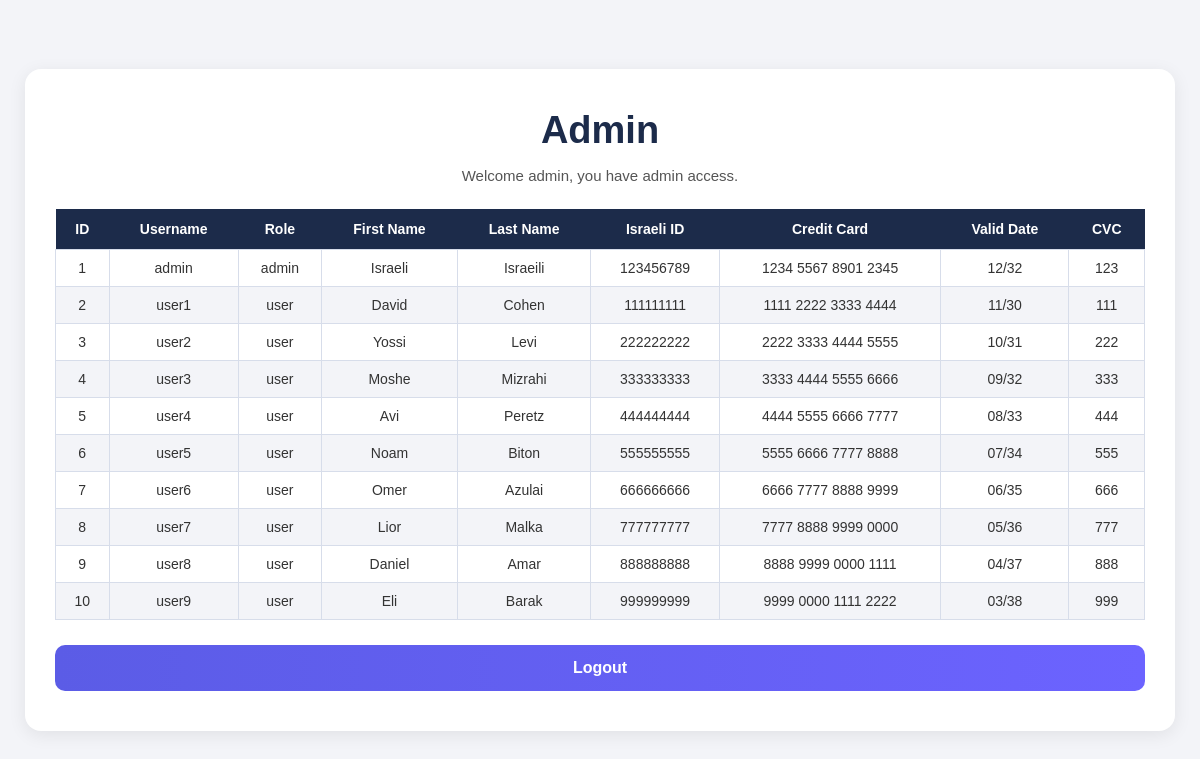
The page /admin (signed in) on the database its author committed.
### tables this page shows
CREATE TABLE users (
            id INTEGER PRIMARY KEY AUTOINCREMENT,
            username TEXT UNIQUE NOT NULL,
            password_hash TEXT NOT NULL,
            role TEXT NOT NULL,
            first_name TEXT NOT NULL,
            last_name TEXT NOT NULL,
            israeli_id TEXT NOT NULL,
            credit_card_number TEXT NOT NULL,
            valid_date TEXT NOT NULL,
            cvc TEXT NOT NULL
        );

### app.py (the view)
@app.route("/admin")
def admin():
    if session.get("role") != "admin":
        return redirect("/")
    conn = get_db()
    cursor = conn.cursor()
    cursor.execute("""
        SELECT id, username, role, first_name, last_name, israeli_id,
               credit_card_number, valid_date, cvc
        FROM users
        ORDER BY id ASC
    """)
    users = cursor.fetchall()
    conn.close()
    return render_template(
        "admin.html",
        username=session.get("username"),
        users=users
    )

### app.py (called while the page is built)
def get_db():
    return sqlite3.connect(DB_NAME)

### templates/admin.html (shortened to what this page needs)
<!DOCTYPE html>
<html>
<head>
    <link rel="stylesheet" href="{{ url_for('static', filename='style.css') }}">
</head>
<body>
    <div class="container admin-container">
        <h2>Admin</h2>
        <p class="page-text">
            Welcome {{ username }}, you have admin access.
        </p>
        <div class="table-wrapper">
            <table>
                <thead>
                    <tr>
                        <th>ID</th>
                        <th>Username</th>
                        <th>Role</th>
                        <th>First Name</th>
                        <th>Last Name</th>
                        <th>Israeli ID</th>
                        <th>Credit Card</th>
                        <th>Valid Date</th>
                        <th>CVC</th>
                    </tr>
                </thead>
                <tbody>
                    {% for user in users %}
                    <tr>
                        <td>{{ user[0] }}</td>
                        <td>{{ user[1] }}</td>
                        <td>{{ user[2] }}</td>
                        <td>{{ user[3] }}</td>
                        <td>{{ user[4] }}</td>
                        <td>{{ user[5] }}</td>
                        <td>{{ user[6] }}</td>
                        <td>{{ user[7] }}</td>
                        <td>{{ user[8] }}</td>
                    </tr>
                    {% endfor %}
                </tbody>
            </table>
        </div>
        <button onclick="window.location.href='/logout'">Logout</button>
    </div>
</body>
</html>

### static/style.css (style rules this page uses)
* { margin: 0; padding: 0; box-sizing: border-box; font-family: Arial, sans-serif; }
body { background: #f3f4f8; min-height: 100vh; display: flex; justify-content: center; align-items: center; }
.container { width: 100%; max-width: 420px; background: white; padding: 40px 30px; border-radius: 16px; box-shadow: 0 4px 18px rgba(0, 0, 0, 0.08); text-align: center; }
.container h2 { font-size: 38px; margin-bottom: 12px; color: #1c2b4a; }
button { width: 100%; padding: 14px; border: none; border-radius: 10px; background: linear-gradient(to right, #5b5ce6, #6c63ff); color: white; font-size: 16px; font-weight: bold; cursor: pointer; transition: 0.2s; }
.page-text { color: #555; margin: 15px 0 25px; font-size: 15px; }
.admin-container { max-width: 1150px; }
.table-wrapper { width: 100%; overflow-x: auto; margin: 25px 0; }
table { width: 100%; border-collapse: collapse; font-size: 14px; }
th { background: #1c2b4a; color: white; padding: 12px; text-align: center; }
td { padding: 10px; border: 1px solid #d7ddea; text-align: center; color: #333; }
tr:nth-child(even) { background: #f3f4f8; }
body { padding: 30px 15px; }

### rows shown on the page
users: id "1", username "admin", role "admin", first_name "Israeli", last_name "Israeili", israeli "123456789", credit_card_number "1234 5567 8901 2345", valid_date "12/32", cvc "123"
users: id "2", username "user1", role "user", first_name "David", last_name "Cohen", israeli "111111111", credit_card_number "1111 2222 3333 4444", valid_date "11/30", cvc "111"
users: id "3", username "user2", role "user", first_name "Yossi", last_name "Levi", israeli "222222222", credit_card_number "2222 3333 4444 5555", valid_date "10/31", cvc "222"
users: id "4", username "user3", role "user", first_name "Moshe", last_name "Mizrahi", israeli "333333333", credit_card_number "3333 4444 5555 6666", valid_date "09/32", cvc "333"
users: id "5", username "user4", role "user", first_name "Avi", last_name "Peretz", israeli "444444444", credit_card_number "4444 5555 6666 7777", valid_date "08/33", cvc "444"
users: id "6", username "user5", role "user", first_name "Noam", last_name "Biton", israeli "555555555", credit_card_number "5555 6666 7777 8888", valid_date "07/34", cvc "555"
users: id "7", username "user6", role "user", first_name "Omer", last_name "Azulai", israeli "666666666", credit_card_number "6666 7777 8888 9999", valid_date "06/35", cvc "666"
users: id "8", username "user7", role "user", first_name "Lior", last_name "Malka", israeli "777777777", credit_card_number "7777 8888 9999 0000", valid_date "05/36", cvc "777"
users: id "9", username "user8", role "user", first_name "Daniel", last_name "Amar", israeli "888888888", credit_card_number "8888 9999 0000 1111", valid_date "04/37", cvc "888"
users: id "10", username "user9", role "user", first_name "Eli", last_name "Barak", israeli "999999999", credit_card_number "9999 0000 1111 2222", valid_date "03/38", cvc "999"

### other values the page prints
{{ username }} "admin"
